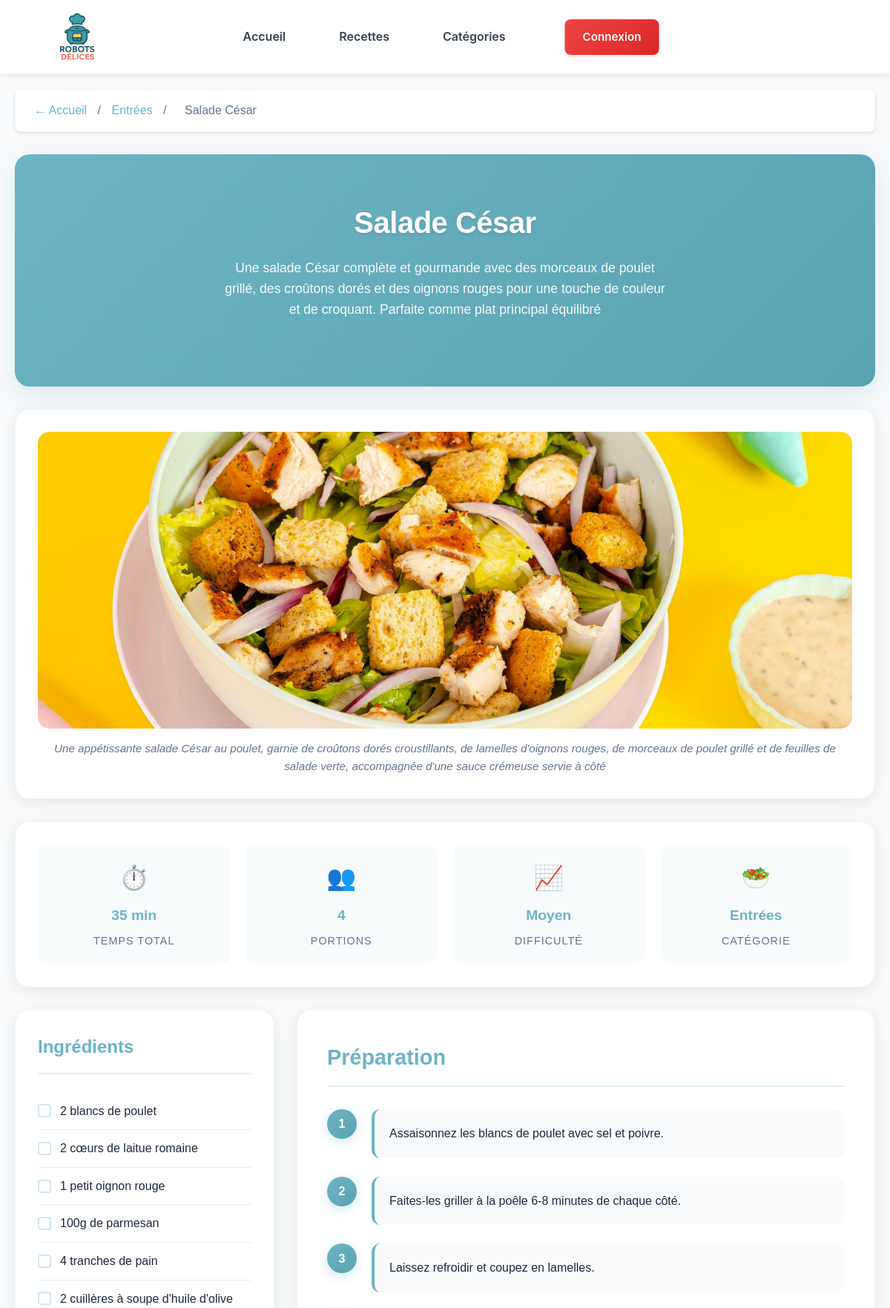
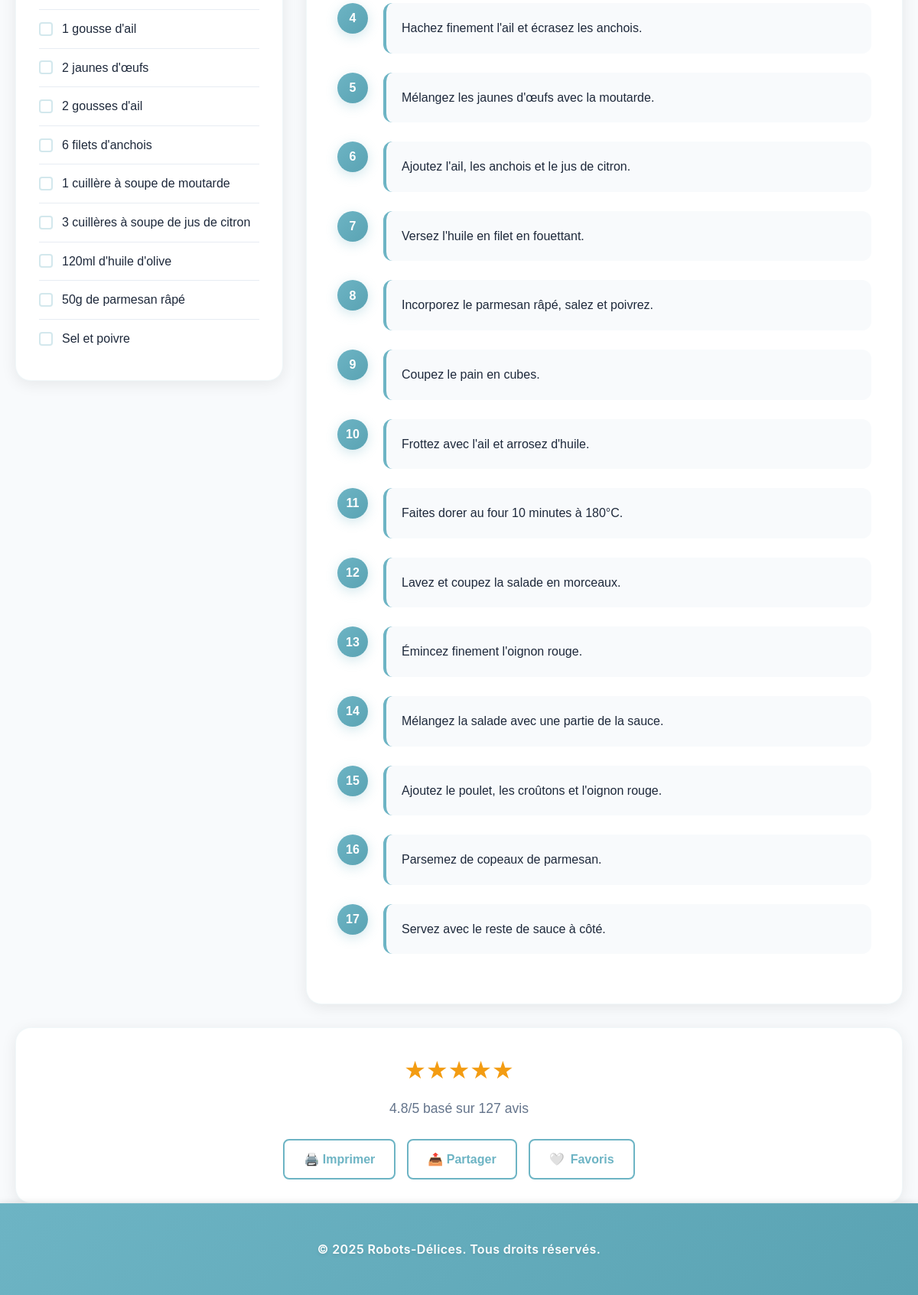
The app's page /recette/salade_cesar_1 with its own data (2 pictures, top to bottom).
### tables this page shows
CREATE TABLE `recipes` (
  `id` int NOT NULL,
  `slug` varchar(200) NOT NULL,
  `user_id` int DEFAULT NULL,
  `title` varchar(255) DEFAULT NULL,
  `description` text,
  `ingredients` text,
  `instructions` text,
  `cooking_time` varchar(50) DEFAULT NULL,
  `number_persons` varchar(10) DEFAULT NULL,
  `difficulty` varchar(100) DEFAULT NULL,
  `category_id` int DEFAULT NULL,
  `photo` varchar(255) DEFAULT NULL,
  `image_caption` text,
  `created_at` timestamp NULL DEFAULT CURRENT_TIMESTAMP,
  `popular` tinyint(1) NOT NULL DEFAULT '0'
);

CREATE TABLE `category` (
  `id` int NOT NULL,
  `category_name` varchar(50) DEFAULT NULL,
  `category_logo` varchar(10) NOT NULL,
  `created_at` timestamp NULL DEFAULT CURRENT_TIMESTAMP
);

### routes.php (called while the page is built, shortened)
<?php
get('/recette/$slug', 'recette.php');
?>

### recette.php (the view, shortened to what this page needs)
<?php
require_once 'service/connexionBDD.php';
$userId = isset($_SESSION['user_id']) ? $_SESSION['user_id'] : 0;
$stmt = $pdo->prepare("SELECT recipes.*, category.category_name, category.category_logo, (recipes.id IN (SELECT recipe_id FROM favorites WHERE user_id = ?) ) as isFavorite FROM recipes LEFT JOIN category ON recipes.category_id = category.id WHERE slug = ?");
$stmt->execute([$userId, $slug]);
$recipe = $stmt->fetch();
$ingredients = explode(',', $recipe['ingredients']);
$preparation = str_replace(["\r\n","\r"], "\n", $recipe['instructions']);
$preparation = explode("\n", $preparation);
$preparation = array_map('trim', $preparation);
$preparation = array_filter($preparation, function($step) {
    return !empty($step);
});
$preparation = array_values($preparation);
?>
<!DOCTYPE html>
<html lang="fr">
<head>
    <link rel="stylesheet" href="/assets/css/navbar.css">
    <link rel="stylesheet" href="/assets/css/recettes.css">
    <link rel="stylesheet" href="/assets/css/footer.css">
</head>
<body>
    <?php
    require_once 'view/module/header.php';
    ?>
    <main>
        <div class="container">
            <div class="breadcrumb">
                <a href="/">← Accueil</a>
                <span>/</span>
                <a href="/categories"><?php echo htmlspecialchars($recipe['category_name']); ?></a>
                <span>/</span>
                <span><?php echo htmlspecialchars($recipe['title']); ?></span>
            </div>
            <section class="recipe-hero">
                <h1><?php echo htmlspecialchars($recipe['title']); ?></h1>
                <p><?php echo htmlspecialchars($recipe['description']); ?></p>
            </section>
            <section class="recipe-image-section">
                <div class="recipe-image">
                    <img src="/<?php echo htmlspecialchars($recipe['photo']); ?>" alt="<?php echo htmlspecialchars($recipe['title']); ?>">
                </div>
                <p class="image-caption"><?php echo htmlspecialchars($recipe['image_caption']); ?></p>
            </section>
            <section class="recipe-meta-grid">
                <div class="meta-item">
                    <span class="meta-icon">⏱️</span>
                    <span class="meta-value"><?php echo htmlspecialchars($recipe['cooking_time']); ?></span>
                    <span class="meta-label">Temps total</span>
                </div>
                <div class="meta-item">
                    <span class="meta-icon">👥</span>
                    <span class="meta-value"><?php echo htmlspecialchars($recipe['number_persons']); ?></span>
                    <span class="meta-label">Portions</span>
                </div>
                <div class="meta-item">
                    <span class="meta-icon">📈</span>
                    <span class="meta-value"><?php echo htmlspecialchars($recipe['difficulty']); ?></span>
                    <span class="meta-label">Difficulté</span>
                </div>
                <div class="meta-item">
                    <span class="meta-icon"><?php echo $recipe['category_logo']; ?></span>
                    <span class="meta-value"><?php echo htmlspecialchars($recipe['category_name']); ?></span>
                    <span class="meta-label">Catégorie</span>
                </div>
            </section>
            <div class="recipe-content-grid">
                <aside class="ingredients-sidebar">
                    <h2 class="ingredients-title">Ingrédients</h2>
                    <ul class="ingredients-list">
                    <?php foreach ($ingredients as $ingredient): ?>
                        <li class="ingredient-item">
                            <div class="ingredient-checkbox"></div>
                            <span><?php echo htmlspecialchars(trim($ingredient)); ?></span>
                        </li>
                    <?php endforeach; ?>
                    </ul>
                </aside>
                <section class="instructions-content">
                    <h2 class="instructions-title">Préparation</h2>
                    <?php foreach ($preparation as $index => $step): ?>
                        <div class="instruction-step">
                            <div class="step-number"><?php echo $index + 1; ?></div>
                            <div class="step-content">
                                <?php echo htmlspecialchars($step); ?>
                            </div>
                        </div>
                    <?php endforeach; ?>
                </section>
            </div>
            <section class="recipe-footer">
                <div class="rating-section">
                    <div class="rating-stars">★★★★★</div>
                    <p class="rating-text">4.8/5 basé sur 127 avis</p>
                </div>
                <div class="recipe-actions">
                    <a href="#" class="action-btn" onclick="event.preventDefault();window.print()">🖨️ Imprimer</a>
                    <a href="#" class="action-btn share-btn">📤 Partager</a>
                    <a href="#" class="action-btn bouton-favoris" data-id="<?php echo $recipe['id']; ?>">
                        <?php echo $recipe["isFavorite"] ? "❤️" : "🤍"; ?>
                        <span> Favoris</span>
                    </a>
                </div>
            </section>
        </div>
    </main>
    <footer>
        <p>© 2025 Robots-Délices. Tous droits réservés.</p>
    </footer>
</body>
</html>

### assets/css/navbar.css (style rules this page uses)
* { margin: 0; padding: 0; box-sizing: border-box; }
html { scroll-behavior: smooth; }

### assets/css/footer.css (style rules this page uses)
footer { background: linear-gradient(135deg, #6db4c4 0%, #5aa3b3 100%); padding: 1.5rem 3rem; height: 120px; width: 100%; text-align: center; display: flex; align-items: center; justify-content: center; box-shadow: 0 -2px 8px rgba(0, 0, 0, 0.08); border-top: 1px solid rgba(255, 255, 255, 0.1); font-family: -apple-system, BlinkMacSystemFont, 'Segoe UI', Roboto, sans-serif; font-size: 1rem; line-height: 1.6; font-weight: 600; }
footer p { color: white; font-size: 1rem; font-weight: 600; margin: 0; text-shadow: 0 2px 4px rgba(0, 0, 0, 0.1); letter-spacing: 0.025em; }

### records on screen
recipes: category.category_name "Entrées", title "Salade César", description "Une salade César complète et gourmande avec des morceaux de poulet grillé, des croûtons dorés et des oignons rouges pour une touche de couleur et de croquant. Parfaite comme plat principal équilibré", photo (picture), image_caption "Une appétissante salade César au poulet, garnie de croûtons dorés croustillants, de lamelles d'oignons rouges, de morceaux de poulet grillé et de feuilles de salade verte, accompagnée d'une sauce crémeuse servie à côté", cooking_time "35 min", number_persons "4", difficulty "Moyen", category.category_logo "🥗", ingredients "2 blancs de poulet", ingredients "2 cœurs de laitue romaine", ingredients "1 petit oignon rouge", ingredients "100g de parmesan", ingredients "4 tranches de pain", ingredients "2 cuillères à soupe d'huile d'olive", ingredients "1 gousse d'ail", ingredients "2 jaunes d'œufs", ingredients "2 gousses d'ail", ingredients "6 filets d'anchois", ingredients "1 cuillère à soupe de moutarde", ingredients "3 cuillères à soupe de jus de citron", ingredients "120ml d'huile d'olive", ingredients "50g de parmesan râpé", ingredients "Sel et poivre"

### other values on screen
$step "Assaisonnez les blancs de poulet avec sel et poivre."
$step "Faites-les griller à la poêle 6-8 minutes de chaque côté."
$step "Laissez refroidir et coupez en lamelles."
$step "Hachez finement l'ail et écrasez les anchois."
$step "Mélangez les jaunes d'œufs avec la moutarde."
$step "Ajoutez l'ail, les anchois et le jus de citron."
$step "Versez l'huile en filet en fouettant."
$step "Incorporez le parmesan râpé, salez et poivrez."
$step "Coupez le pain en cubes."
$step "Frottez avec l'ail et arrosez d'huile."
$step "Faites dorer au four 10 minutes à 180°C."
$step "Lavez et coupez la salade en morceaux."
$step "Émincez finement l'oignon rouge."
$step "Mélangez la salade avec une partie de la sauce."
$step "Ajoutez le poulet, les croûtons et l'oignon rouge."
